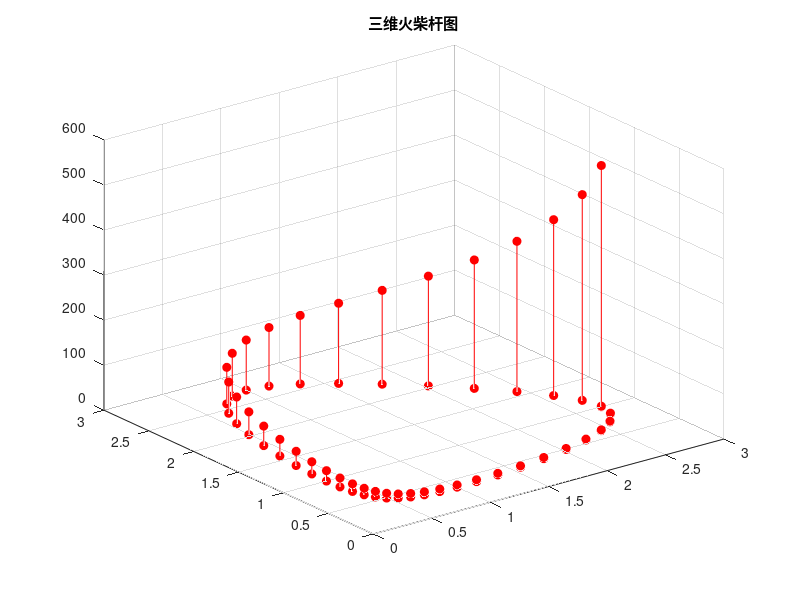
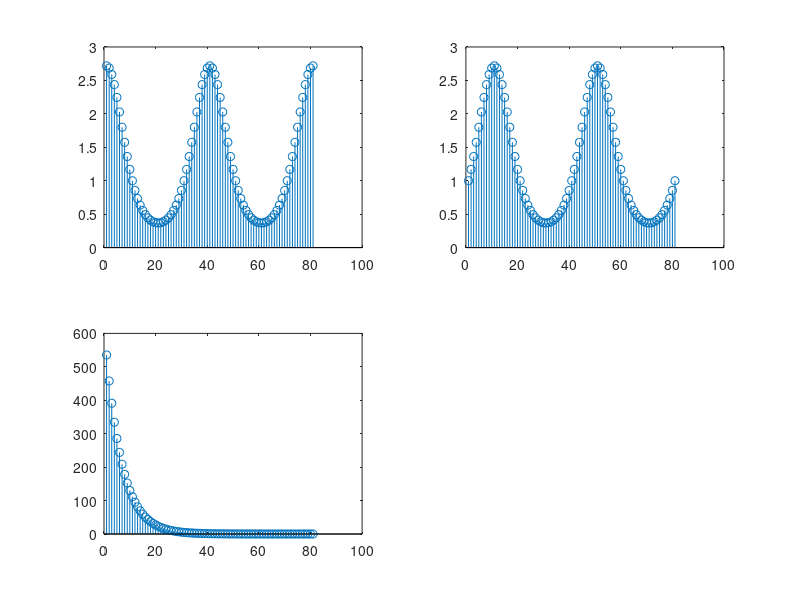

MATLAB code to generate these figures, in order:
t=-2*pi:pi/20:2*pi;
x=exp(cos(t));
y=exp(sin(t));
z=exp(-t);
stem3(x,y,z,'fill','r')
title('三维火柴杆图')
figure(2)
subplot(2,2,1)
stem(x)
subplot(2,2,2)
stem(y)
subplot(2,2,3)
stem(z)